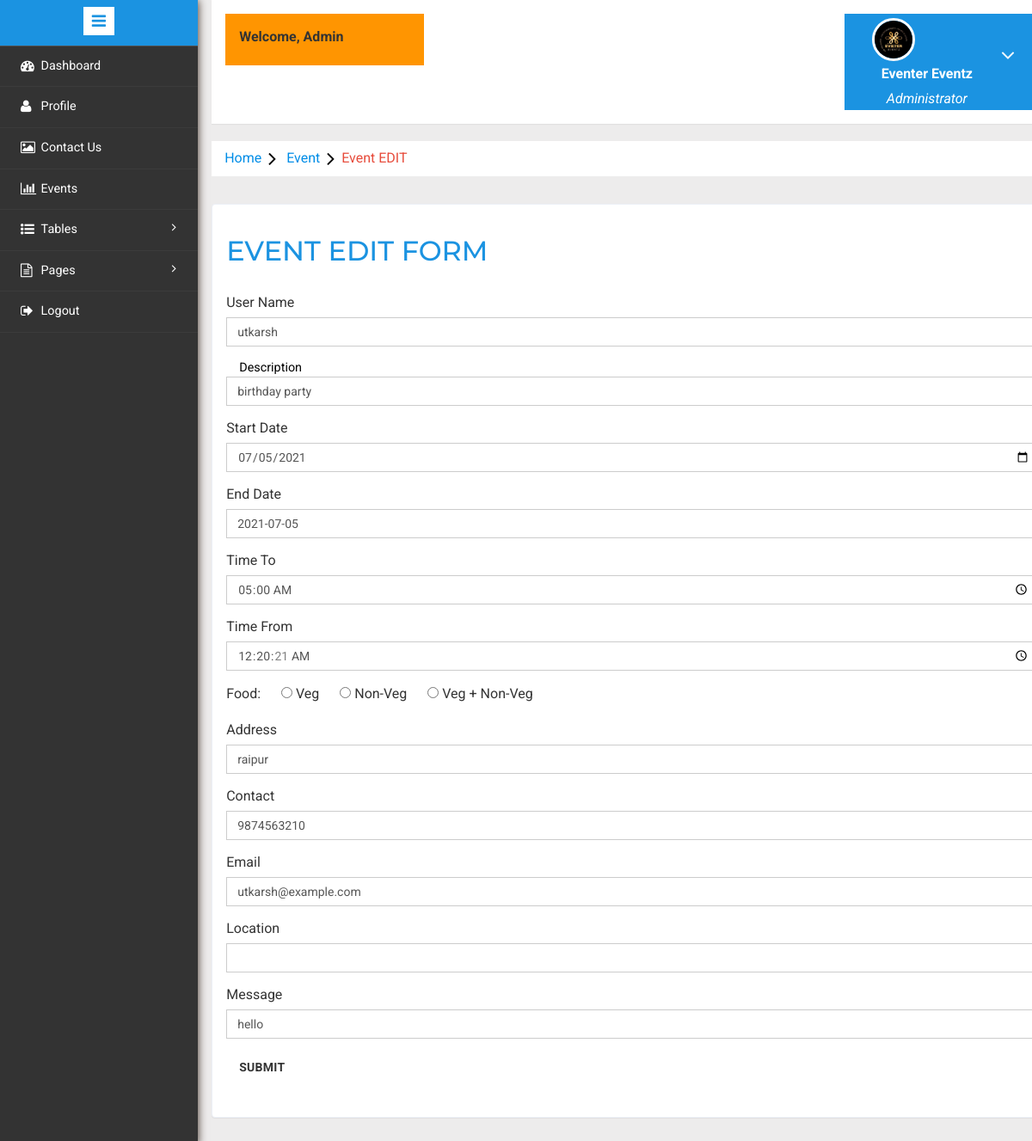
The page /admin/event_edit.php?event=2 on the database its author committed.
### tables this page shows
CREATE TABLE `events` (
  `id` int(11) NOT NULL,
  `title` varchar(50) NOT NULL,
  `description` varchar(100) NOT NULL,
  `sdate` date NOT NULL,
  `edate` date NOT NULL,
  `stime` time NOT NULL,
  `etime` time NOT NULL,
  `food` varchar(50) NOT NULL,
  `address` varchar(100) NOT NULL,
  `contact` varchar(10) NOT NULL,
  `email` varchar(50) NOT NULL,
  `location` varchar(100) NOT NULL,
  `message` varchar(300) NOT NULL
);

### admin/event_edit.php (the view, shortened to what this page needs)
<?php
include('headertop.php');
include('header.php');
include('connection.php');
$eventid = $_GET['event'];
$sql = "select * from events where id = '$eventid'";
$result = mysqli_query($con, $sql);
$data = mysqli_fetch_assoc($result);
?>
<ol class="breadcrumb">
              <li class="breadcrumb-item"><a href="index.php">Home</a><i class="fa fa-angle-right"></i><a href="event.php"> Event</a><i class="fa fa-angle-right"></i>Event EDIT</a></li>
      </ol>
<div class="grid-form">
 		<div class="grid-form1">
 		<h2 id="forms-example" class="">EVENT EDIT FORM</h2>
 		<form action="event_update.php" method="POST">
 	 <div class="form-group">
    <label for="Title">User Name</label>
    <input type="text" class="form-control" id="Title" name="Title" value="<?php echo $data['title']?>">
  </div>
  <div class="form-group">
    <label for="Description" class="col-md-2 control-label">Description</label>
    <input type="text" class="form-control" id="Description" name="Description" value="<?php echo $data['description']?>">
  </div>
   <div class="form-group">
    <label for="StartDate">Start Date</label>
    <input type="date" class="form-control" id="StartDate" name="StartDate" value="<?php echo $data['sdate']?>">
  </div>
  <div class="form-group">
    <label for="EndDate">End Date</label>
    <input type="data" class="form-control" id="EndDate" name="EndDate" value="<?php echo $data['edate']?>">
  </div>
  <div class="form-group">
    <label for="TimeTo">Time To</label>
    <input type="Time" class="form-control" id="TimeTo" name="TimeTo" value="<?php echo $data['stime']?>">
  </div>
  <div class="form-group">
    <label for="TimeFrom">Time From</label>
    <input type="Time" class="form-control" id="TimeFrom" name="TimeFrom" value="<?php echo $data['etime']?>">
  </div>
  <div class="form-group">
    <label for="Food">Food: </label>
                            <input type="radio" id="Food" name="Food"  style="margin-left: 20px;" value="<?php echo $data['food']?>"/>   Veg
                            <input type="radio" id="Food" name="Food" value="Non-Veg" style="margin-left: 20px;" value="<?php echo $data['food']?>"/>   Non-Veg
                            <input type="radio" id="Food" name="Food" value="Veg + Non-Veg" style="margin-left: 20px;" value="<?php echo $data['food']?>"/>   Veg + Non-Veg
  </div>
  <div class="form-group">
    <label for="Address">Address</label>
    <input type="text" class="form-control" id="Address" name="Address" value="<?php echo $data['address']?>">
  </div>
  <div class="form-group">
    <label for="Contact">Contact</label>
    <input type="number" class="form-control" id="Contact" name="Contact" value="<?php echo $data['contact']?>">
  </div>
  <div class="form-group">
    <label for="Email">Email</label>
    <input type="email" class="form-control" id="Email" name="Email" value="<?php echo $data['email']?>">
  </div>
  <div class="form-group">
    <label for="location">Location</label>
    <input type="text" class="form-control" id="location" name="location" value="<?php echo $data['location']?>">
  </div>
  <div class="form-group">
    <label for="message">Message</label>
    <input type="text" class="form-control" id="message" name="message" value="<?php echo $data['message']?>">
  </div>
  <button type="submit" class="btn btn-default">Submit</button>
</form>
</div>

### rows shown on the page
events: Title "utkarsh", Description "birthday party", StartDate "07/05/2021", EndDate "2021-07-05", TimeTo "05:00:00", TimeFrom "00:20:21", Address "raipur", Contact "9874563210", Email "utkarsh@example.com", message "hello"
